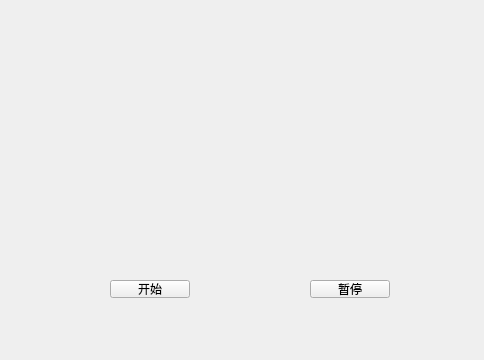
<?xml version="1.0" encoding="UTF-8"?>
<ui version="4.0">
 <class>Widget</class>
 <widget class="QWidget" name="Widget">
  <property name="geometry">
   <rect>
    <x>0</x>
    <y>0</y>
    <width>484</width>
    <height>360</height>
   </rect>
  </property>
  <property name="windowTitle">
   <string>Widget</string>
  </property>
  <widget class="QLabel" name="label">
   <property name="geometry">
    <rect>
     <x>80</x>
     <y>50</y>
     <width>331</width>
     <height>221</height>
    </rect>
   </property>
   <property name="text">
    <string/>
   </property>
   <property name="scaledContents">
    <bool>true</bool>
   </property>
  </widget>
  <widget class="QPushButton" name="stopButton">
   <property name="geometry">
    <rect>
     <x>310</x>
     <y>280</y>
     <width>80</width>
     <height>18</height>
    </rect>
   </property>
   <property name="text">
    <string>暂停</string>
   </property>
  </widget>
  <widget class="QPushButton" name="startButton">
   <property name="geometry">
    <rect>
     <x>110</x>
     <y>280</y>
     <width>80</width>
     <height>18</height>
    </rect>
   </property>
   <property name="text">
    <string>开始</string>
   </property>
  </widget>
 </widget>
 <resources/>
 <connections/>
</ui>
